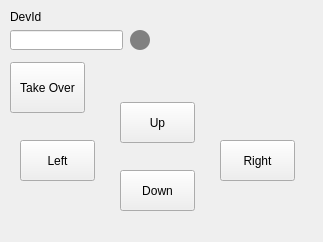
<?xml version="1.0" encoding="UTF-8"?>
<ui version="4.0">
 <class>ClientAccessPup</class>
 <widget class="QWidget" name="ClientAccessPup">
  <property name="geometry">
   <rect>
    <x>0</x>
    <y>0</y>
    <width>323</width>
    <height>242</height>
   </rect>
  </property>
  <property name="windowTitle">
   <string>Access</string>
  </property>
  <property name="windowIcon">
   <iconset>
    <normaloff>icons/remote-control.png</normaloff>icons/remote-control.png</iconset>
  </property>
  <widget class="QLabel" name="label">
   <property name="geometry">
    <rect>
     <x>10</x>
     <y>10</y>
     <width>47</width>
     <height>13</height>
    </rect>
   </property>
   <property name="text">
    <string>DevId</string>
   </property>
  </widget>
  <widget class="QLineEdit" name="devid">
   <property name="geometry">
    <rect>
     <x>10</x>
     <y>30</y>
     <width>113</width>
     <height>20</height>
    </rect>
   </property>
  </widget>
  <widget class="QPushButton" name="button_takeover">
   <property name="geometry">
    <rect>
     <x>10</x>
     <y>62</y>
     <width>75</width>
     <height>51</height>
    </rect>
   </property>
   <property name="text">
    <string>Take Over</string>
   </property>
  </widget>
  <widget class="QPushButton" name="button_up">
   <property name="geometry">
    <rect>
     <x>120</x>
     <y>102</y>
     <width>75</width>
     <height>41</height>
    </rect>
   </property>
   <property name="text">
    <string>Up</string>
   </property>
  </widget>
  <widget class="QPushButton" name="button_down">
   <property name="geometry">
    <rect>
     <x>120</x>
     <y>170</y>
     <width>75</width>
     <height>41</height>
    </rect>
   </property>
   <property name="text">
    <string>Down</string>
   </property>
  </widget>
  <widget class="QPushButton" name="button_left">
   <property name="geometry">
    <rect>
     <x>20</x>
     <y>140</y>
     <width>75</width>
     <height>41</height>
    </rect>
   </property>
   <property name="text">
    <string>Left</string>
   </property>
  </widget>
  <widget class="QPushButton" name="button_right">
   <property name="geometry">
    <rect>
     <x>220</x>
     <y>140</y>
     <width>75</width>
     <height>41</height>
    </rect>
   </property>
   <property name="text">
    <string>Right</string>
   </property>
  </widget>
  <widget class="QFrame" name="lamp">
   <property name="geometry">
    <rect>
     <x>130</x>
     <y>30</y>
     <width>20</width>
     <height>20</height>
    </rect>
   </property>
   <property name="styleSheet">
    <string notr="true">background-color: gray;
border-radius: 10px;</string>
   </property>
   <property name="frameShape">
    <enum>QFrame::StyledPanel</enum>
   </property>
   <property name="frameShadow">
    <enum>QFrame::Raised</enum>
   </property>
  </widget>
 </widget>
 <resources/>
 <connections/>
</ui>
